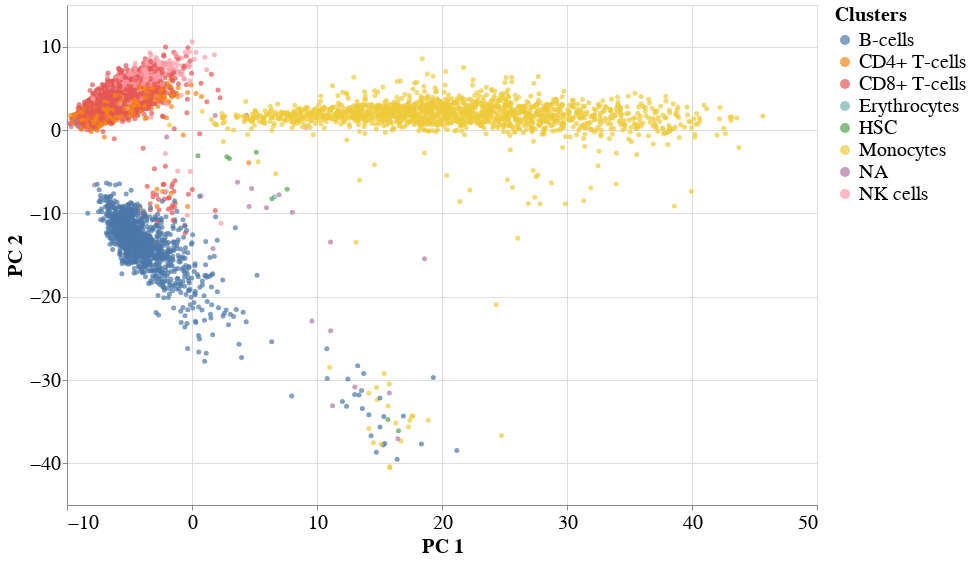

Write notebook code for a chart like this one.
### Code cell
p = plotdata |>
@vlplot(width=750,
        height=500,
        :circle, 
        x={:PC1, title="PC 1", axis={titleFontSize=20, labelFontSize=20, tickCount=5}}, 
        y={:PC2, title="PC 2", axis={titleFontSize=20, labelFontSize=20, tickCount=5}}, 
        color={"Celltype:n", legend={disable=false, title="Clusters",orient="right"}},
        size={value=25},
        config={legend={titleFontSize=20, labelFontSize=20}}
)

### Figure 1 — Vega-Lite specification as saved in the notebook (floating-point values rounded to 4 significant figures; data arrays with more than 128 entries replaced by an {"elided": "..."} marker saying what was removed)
{"config": {"legend": {"labelFontSize": 20, "titleFontSize": 20}}, "data": {"values": {"elided": "7480 records"}}, "encoding": {"color": {"field": "Celltype", "legend": {"disable": false, "orient": "right", "title": "Clusters"}, "type": "nominal"}, "size": {"value": 25}, "x": {"axis": {"labelFontSize": 20, "tickCount": 5, "titleFontSize": 20}, "field": "PC1", "title": "PC 1", "type": "quantitative"}, "y": {"axis": {"labelFontSize": 20, "tickCount": 5, "titleFontSize": 20}, "field": "PC2", "title": "PC 2", "type": "quantitative"}}, "height": 500, "mark": "circle", "width": 750}
